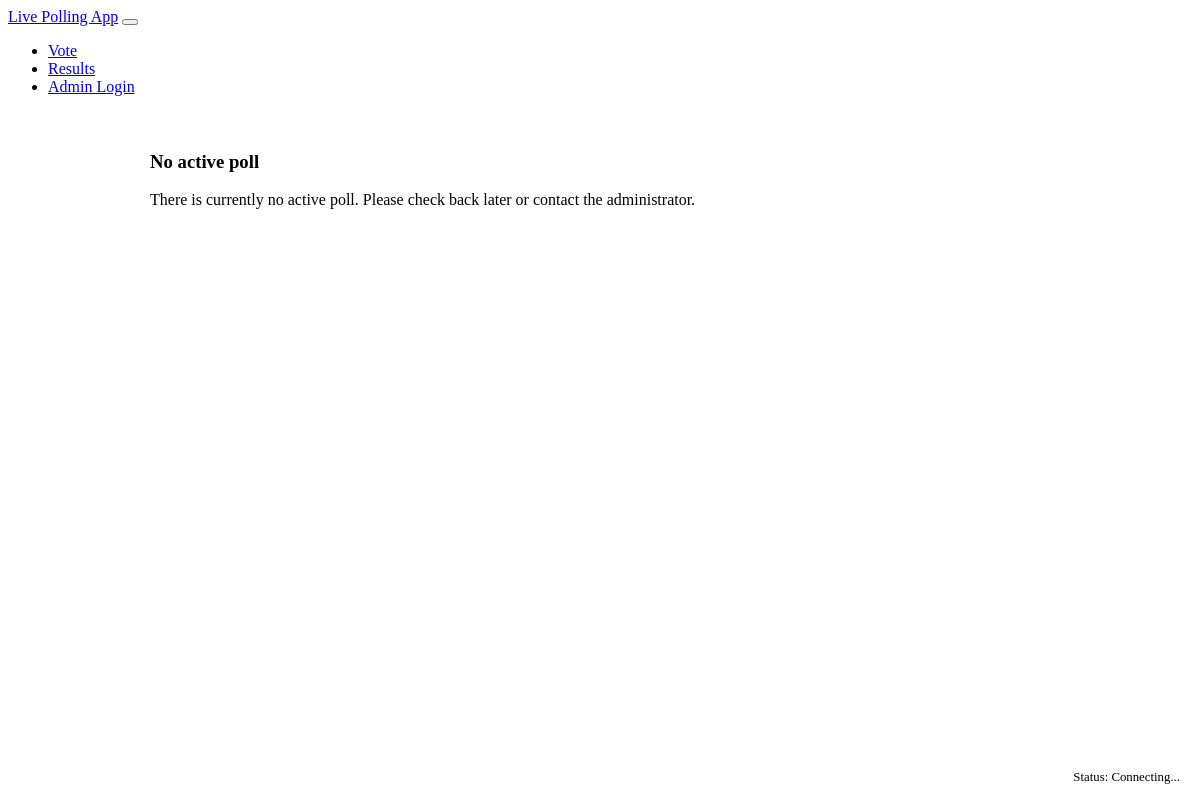
The app's page /results, older data.
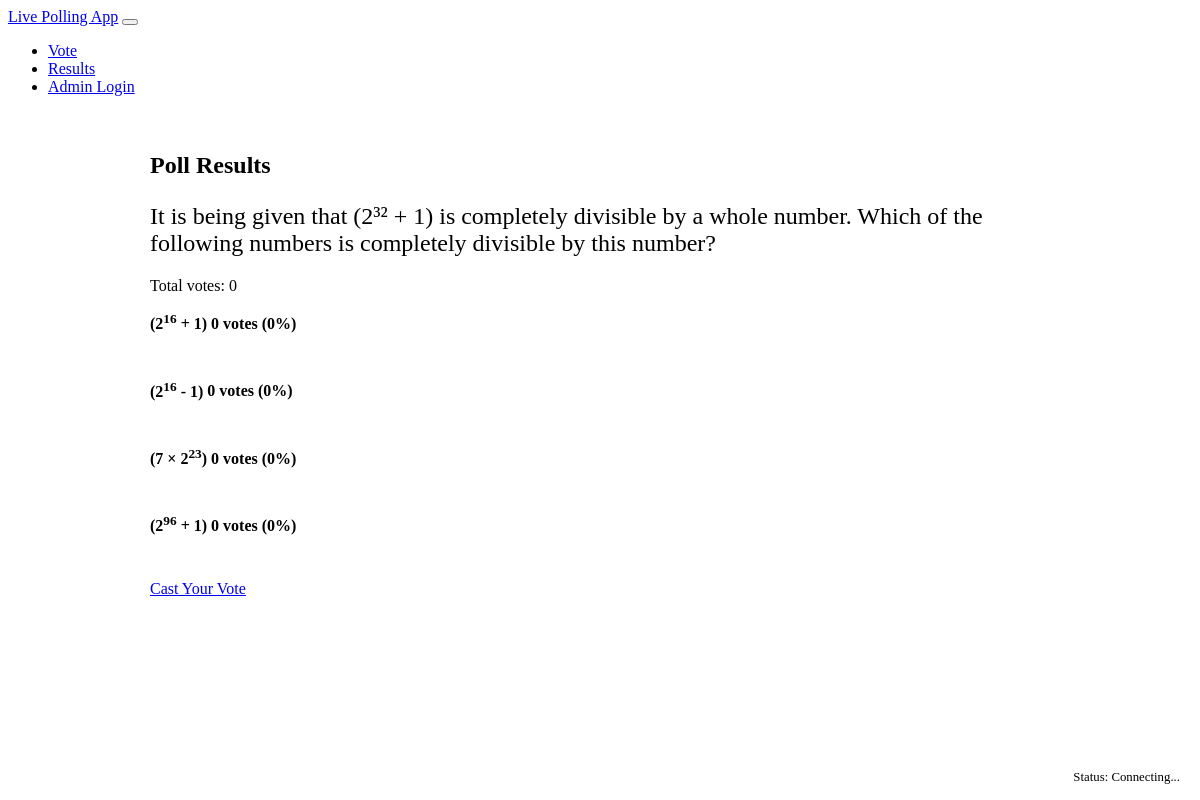
The same page, newer data.
### models.py (models this page shows, shortened)
class Question(db.Model):
    id = db.Column(db.Integer, primary_key=True)
    text = db.Column(db.Text, nullable=False)
    active = db.Column(db.Boolean, default=False)
    created_at = db.Column(db.DateTime, default=datetime.utcnow)
    options = db.relationship('Option', backref='question', cascade='all, delete-orphan')

class Option(db.Model):
    id = db.Column(db.Integer, primary_key=True)
    text = db.Column(db.Text, nullable=False)
    question_id = db.Column(db.Integer, db.ForeignKey('question.id'), nullable=False)
    votes = db.relationship('Vote', backref='option', cascade='all, delete-orphan')

### routes.py (the view)
@app.route('/results')
def results():
    if 'session_id' not in session:
        session['session_id'] = str(uuid.uuid4())
    active_question = Question.query.filter_by(active=True).first()
    if not active_question:
        return render_template('results.html', question=None, has_voted=False)
    user_vote = None
    if 'session_id' in session:
        user_vote = Vote.query.filter_by(
            session_id=session['session_id'],
            question_id=active_question.id
        ).first()
    options_with_votes = []
    total_votes = 0
    user_selected_option_id = None
    if user_vote:
        user_selected_option_id = user_vote.option_id
    for option in active_question.options:
        vote_count = len(option.votes)
        total_votes += vote_count
        options_with_votes.append({
            'id': option.id,
            'text': option.text,
            'votes': vote_count,
            'is_user_vote': option.id == user_selected_option_id
        })
    for option in options_with_votes:
        if total_votes > 0:
            option['percentage'] = round((option['votes'] / total_votes) * 100)
        else:
            option['percentage'] = 0
    return render_template('results.html',
                          question=active_question,
                          options=options_with_votes,
                          total_votes=total_votes,
                          has_voted=user_vote is not None)

### templates/results.html (shortened to what this page needs)
{% extends "layout.html" %}
{% block content %}
<div class="row justify-content-center">
    <div class="col-md-10">
        {% if question %}
            <div class="card question-card">
                <div class="card-header bg-primary text-white">
                    <h2 class="mb-0">Poll Results</h2>
                </div>
                <div class="card-body" id="results-container">
                    <h3 class="question-text">{{ question.text|safe }}</h3>
                    <div class="results-container">
                        <p class="lead mb-4">Total votes: <span id="total-votes">{{ total_votes }}</span></p>
                        {% for option in options %}
                            <div class="option-result">
                                <div class="d-flex justify-content-between mb-1">
                                    <strong>
                                        {{ option.text|safe }}
                                    </strong>
                                    <span class="vote-count">
                                        <span id="vote-count-{{ option.id }}">{{ option.votes }}</span> votes
                                        (<span id="percentage-{{ option.id }}">{{ option.percentage }}%</span>)
                                    </span>
                                </div>
                                <div class="progress">
                                </div>
                            </div>
                        {% endfor %}
                    </div>
                </div>
                <div class="card-footer text-center">
                    {% if has_voted %}
                        <div class="alert alert-success mb-3">
                            <i class="fas fa-check-circle"></i> Thanks for voting! Your vote has been recorded.
                        </div>
                        <a href="#" class="btn btn-outline-secondary disabled">Already Voted</a>
                    {% else %}
                        <a href="{{ url_for('vote') }}" class="btn btn-outline-primary">Cast Your Vote</a>
                    {% endif %}
                </div>
            </div>
        {% else %}
            <div class="alert alert-info">
                <h3>No active poll</h3>
                <p>There is currently no active poll. Please check back later or contact the administrator.</p>
            </div>
        {% endif %}
    </div>
</div>
{% endblock %}

### templates/layout.html (shortened to what this page needs)
<!DOCTYPE html>
<html lang="en" data-bs-theme="dark">
<head>
    <link rel="stylesheet" href="https://cdn.replit.com/agent/bootstrap-agent-dark-theme.min.css">
    <link rel="stylesheet" href="{{ url_for('static', filename='css/custom.css') }}">
</head>
<body>
    <nav class="navbar navbar-expand-lg navbar-dark bg-dark">
        <div class="container">
            <a class="navbar-brand" href="{{ url_for('vote') }}">Live Polling App</a>
            <button class="navbar-toggler" type="button" data-bs-toggle="collapse" data-bs-target="#navbarNav" aria-controls="navbarNav" aria-expanded="false" aria-label="Toggle navigation">
            </button>
            <div class="collapse navbar-collapse" id="navbarNav">
                <ul class="navbar-nav">
                    <li class="nav-item">
                        <a class="nav-link {% if request.path == '/vote' or request.path == '/' %}active{% endif %}" href="{{ url_for('vote') }}">Vote</a>
                    </li>
                    <li class="nav-item">
                        <a class="nav-link {% if request.path == '/results' %}active{% endif %}" href="{{ url_for('results') }}">Results</a>
                    </li>
                    {% if current_user.is_authenticated %}
                    <li class="nav-item">
                        <a class="nav-link {% if request.path == '/admin' %}active{% endif %}" href="{{ url_for('admin') }}">Admin</a>
                    </li>
                    <li class="nav-item">
                        <a class="nav-link" href="{{ url_for('logout') }}">Logout</a>
                    </li>
                    {% else %}
                    <li class="nav-item">
                        <a class="nav-link {% if request.path == '/login' %}active{% endif %}" href="{{ url_for('login') }}">Admin Login</a>
                    </li>
                    {% endif %}
                </ul>
            </div>
        </div>
    </nav>
    <main class="container content-container py-4">
        {% block content %}{% endblock %}
    </main>
    <div class="connection-indicator">
        Status: <span id="connection-status" class="text-danger">Connecting...</span>
    </div>
</body>
</html>

### static/css/custom.css (style rules this page uses)
.content-container { max-width: 900px; margin: 0 auto; padding: 20px; }
.question-card { margin-bottom: 30px; background-color: var(--bs-dark); border: 1px solid var(--bs-gray-700); }
.question-text { font-size: 1.5rem; font-weight: 500; margin-bottom: 20px; }
.results-container { margin-top: 20px; }
.option-result { margin-bottom: 15px; }
.progress { height: 30px; background-color: var(--bs-gray-800); }
.vote-count { font-weight: bold; color: var(--bs-light); }
.connection-indicator { position: fixed; bottom: 10px; right: 10px; padding: 5px 10px; border-radius: 5px; font-size: 0.8rem; z-index: 1000; background-color: var(--bs-gray-800); }

Row changes from the older to the newer data that the page shows:
added Question: text "It is being given that (2³² + 1) is completely divisible by a whole number. Which of the following numbers is completely divisible by this number?"
added Option: text "(2 16 + 1)", votes "0", percentage "0"
added Option: text "(2 16 - 1)", votes "0", percentage "0"
added Option: text "(7 × 2 23 )", votes "0", percentage "0"
added Option: text "(2 96 + 1)", votes "0", percentage "0"
Text that changed along with them:
{{ total_votes }}: (not shown) → "0"
text no longer shown: "No active poll There is currently no active poll. Please check back later or contact the administrator."
text now shown: "Poll Results Total votes: Cast Your Vote"
